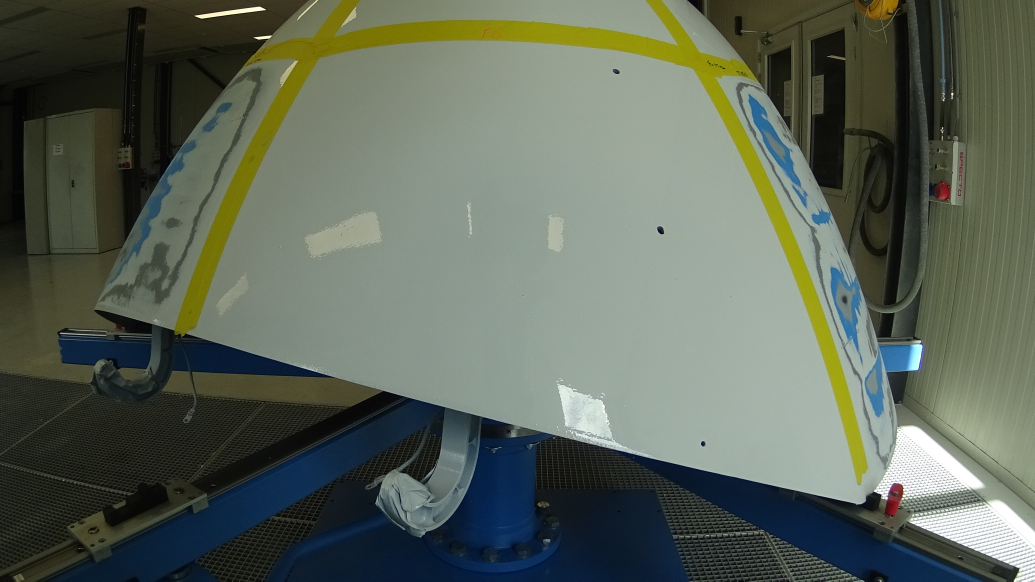
#> input picture Color input [Laurens]  17-05-2021/Face 6.JPG, 3104 x 1744 px, found by its file name (shown at 1/3 size)
$ python '!finaldefs.py'
#> lines starting #> are read from the running program, lines starting #| are printed output that depends on the picture; after the words box and inside, x2 and y2 are one past the last pixel; in counts of white or black regions, pixels touching at a corner belong together; pictures that were not available may be replaced by others from this repository, and a replacement may not be noted
from PIL import Image
from PIL import ImageFilter
from PIL import ImageChops
import time
import os

import numpy as np

########    Input from user interface    ########

# Process control user interface
state = "layercolour"

# Values
filter_list = {
    'filter0': (128, 128, 128, 20),
    'filter1': (128, 128, 128, 20),
    'filter2': (128, 128, 128, 20),
    'filter3': (128, 128, 128, 20),
    'filter4': (128, 128, 128, 20),
    'filter5': (128, 128, 128, 20) # composite layer
}

print()

rgbs = [list(i) for i in filter_list.values()]

rgb = []
cal = []
for code in rgbs:
    rgb.append(code[:3])
    cal.append(code[3])

print(rgb)
print(cal)

rgbstop, calstop = [24,30,30], 20
rgbnogo, calnogo = [129,123,1], 20

layertreshold = 0.8

# Images
image = Image.open(os.path.dirname(os.path.realpath(__file__)) + r"\Face 6.jpg").convert("RGB")
#> image is the input picture: PIL image 3104x1744 RGB; mean R, G, B 92.4, 101.2, 88.7
mask1 = Image.open(os.path.dirname(os.path.realpath(__file__)) + r"\background.png").convert("RGB")
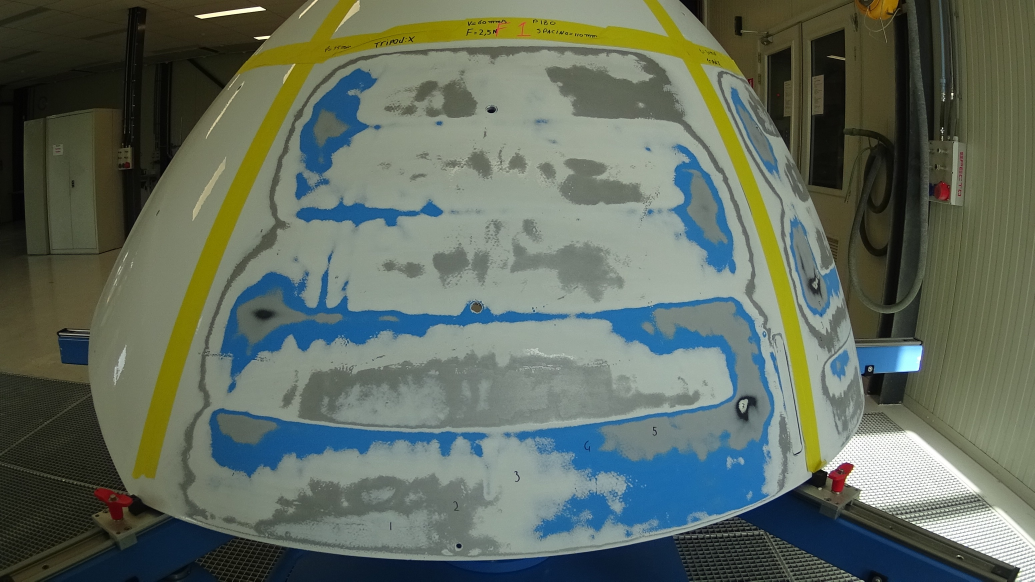
#> input picture Color input [Laurens]  17-05-2021/Face 1.JPG, 3104 x 1744 px, given in place of background.png, which was not available (shown at 1/3 size)
#> mask1 is the input picture: PIL image 3104x1744 RGB; mean R, G, B 96.4, 106.9, 94.7
mask2 = Image.open(os.path.dirname(os.path.realpath(__file__)) + r"\manual.png").convert("RGB")
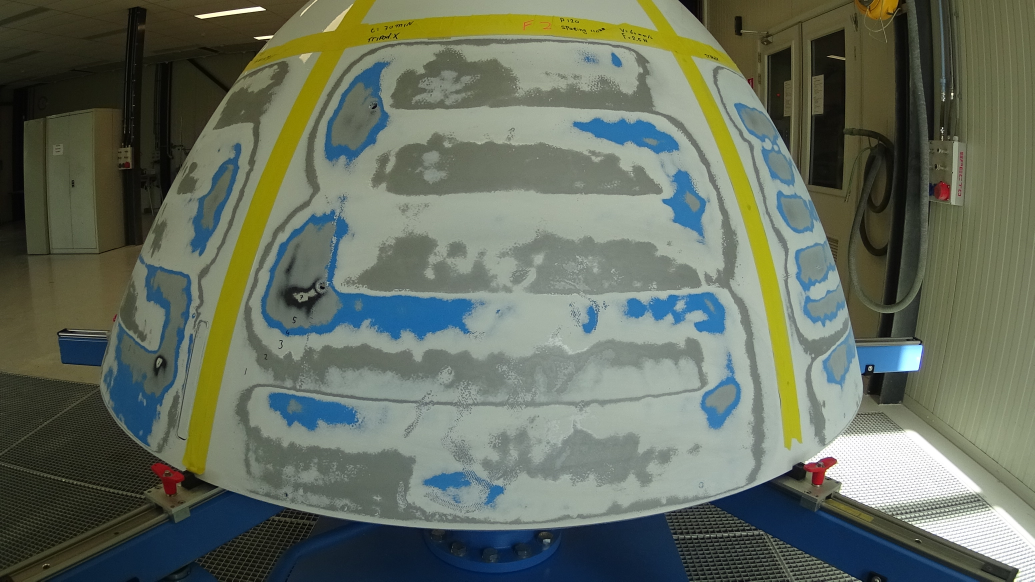
#> input picture Color input [Laurens]  17-05-2021/Face 2.JPG, 3104 x 1744 px, given in place of manual.png, which was not available (shown at 1/3 size)
#> mask2 is the input picture: PIL image 3104x1744 RGB; mean R, G, B 101.4, 109.6, 95.1

# First setup start values
totalL = 0
sideL = [1,0,0,0,0,0]
side = 0
fs = 0

# Determine ammount of used layers
totalL = len(filter_list)

print ("Active layers:"+str(totalL))


########################################################


def overlap(imageA,imageB):
    # Making sure image is in Grayscale
    imageA = imageA.convert('L')
    imageB = imageB.convert('L')

    #   Alpha-blend the images
    buffer_blend = Image.blend(imageA, imageB, alpha=0.5)

    #   Operation to each pixel
    overlaped = buffer_blend.point(lambda i: (i==255) * 255)

    return overlaped


def combine(imageA,imageB):
    # Making sure image is in Grayscale
    imageA = imageA.convert('1')
    imageB = imageB.convert('1')

    #   Alpha-blend the images
    combined = ImageChops.logical_or(imageA, imageB)

    return combined.convert('L')


def invert(image1):
    # Making sure image is in Grayscale
    img = image1.convert('L')

    # Inverting the images
    imginvert = img.point(lambda i: (not i) * 255)
    return imginvert


def radius(image1,runs):
    # Making sure image is in Grayscale
    image1 = image1.convert('L')

    # Apply maximum filter
    filterApplied = image1
    for i in range(0, runs):
        filterApplied = filterApplied.filter(ImageFilter.MaxFilter())
        print("Radius run: "+str(i+1))

    return filterApplied

#not finished
def mask(image1,colour,sens):
    # Split the red, green and blue bands from the Image
    multiBands      = image1.split()

    n1,n2,n3 = colour

    # ERROR COULD ACCUR HERE IF THE IMAGE DOES NOT HAVE ENOUGH BANDS
    # Apply point operations that does thresholding on each color band
    redBand      = multiBands[0].point(lambda i: (i > (n1-sens) and i < (n1+sens)) * 255).convert('1')
    greenBand    = multiBands[1].point(lambda i: (i > (n2-sens) and i < (n2+sens)) * 255).convert('1')
    blueBand     = multiBands[2].point(lambda i: (i > (n3-sens) and i < (n3+sens)) * 255).convert('1')

    # Combining all alpha bands to one picture
    buffer = ImageChops.logical_and(redBand, greenBand)
    buffer = ImageChops.logical_and(buffer, blueBand)

    #buffer_merge = Image.merge("RGB", (redBand, greenBand, blueBand))
    # buffer10.show()

    # Create a new image from the thresholded and combined red, green and blue brands (changing picture from Alpha to "RGB")
    buffer = buffer.convert('L')
    buffer = Image.merge("RGB", (buffer, buffer, buffer))
    buffer = buffer.convert("L")

    return buffer

def blur(image1,runs,conectivity,intensity,threshold):
    # Making sure image is in Grayscale
    image1 = image1.convert('L')

    # Applying radius filter for better conectivity
    filterApplied = radius(image1,conectivity)

    # GaussianBlur with limit value
    for i in range(0, runs):

        blured = filterApplied.filter(ImageFilter.GaussianBlur(intensity))
        filterApplied = blured.point(lambda i: (i - threshold)*255 )

        print("Blur run: "+str(i+1))

    # Maximise brightness  (making sure all pictures are as expected)
    filterApplied = filterApplied.point(lambda i: i*255 )

    return filterApplied

# Temperarely to allow for working of script
def percentage(image1):
    return 0.7

# Setting the active and previous GO Colours for sanding
def SetLayer(image1, comp):
    # Check current layer
    layerbuffer = sideL[side]

    # Check the percentage white in mask
    pers = percentage(image1)

    # Check if current layer is enough left (if not continue to next layer)
    if (pers >= layertreshold):

        # Check if last layer
        if (layerbuffer == totalL):
            # Count amount of final layers completed in a row
            comp += 1

            # CONTINUE TO NEXT SIDE
            gotonext = True
            print ("side completed, proceed to next side (Total in row finished:"+str(fs))
            return layerbuffer, gotonext, comp

        # Setting the working layer to the next layer
        layerbuffer += 1

        # Setting value to continue to next layer after setting all variables
        gotonext = True

        # Resetting timer to stop
        comp = 0
    else:
        gotonext = False

    return layerbuffer, gotonext, comp

########################################################

while fs <= 6:

    # Sets the colour for the current layer and side to be active
    if state == "layercolour":
        RGBAct = rgb[sideL[side]]
        CalAct = cal[sideL[side]]

        # Check if there is a previous colour (if not 2 same masks are created)
        if sideL[side] == 0:
            RGBPrev = RGBAct
            CalPrev = CalAct
        else:
            RGBPrev = rgb[sideL[side]-1]
            CalPrev = cal[sideL[side]-1]

        # Go to next state
        state = "createmasks"

        # Print some information about this mask
        print("Colour: "+str(RGBAct)+" calibration: "+str(CalAct))
        print("Current side: "+str(side))
        print("Current layer on side: "+str(sideL[side]))


    # Create all masks
    if state == "createmasks":
        # Current colour mask
        # (WILL BE DEFENITION THAT DOES THE SAME THING FOR ALL COLOURSSPACES)
        GoColour1 = mask(image,RGBAct,CalAct)
        GoColour1 = blur(GoColour1,1,1,20,48)
        GoColour1 = radius(GoColour1,1)
        GoColour1.show()

        # Previous colour mask
        # (WILL BE DEFENITION THAT DOES THE SAME THING FOR ALL COLOURSSPACES)
        GoColour2 = mask(image,RGBPrev,CalPrev)
        GoColour2 = blur(GoColour2,1,1,20,48)
        GoColour2 = radius(GoColour2,0)
        #GoColour2.show()

        # STOP COLOUR MASK
        # (WILL BE DEFENITION THAT DOES THE SAME THING FOR ALL COLOURSSPACES)
        #thingies for that

        #NO GO TAPE MASK
        # (WILL BE DEFENITION THAT DOES THE SAME THING FOR ALL COLOURSSPACES)
        #thingies for that

        state = "combinemasks"


    # Combine all masks to final GO Zones
    if state == "combinemasks":

        GoColour = combine(GoColour1,GoColour2)
        GoColour = blur(GoColour,0,1,20,48)
        GoColour = radius(GoColour,0)
        #GoColour.show()

        FinalImg = overlap(image,mask1)
        FinalImg.save("GOZONE.png","PNG")
        #FinalImg.show()

        state = "checksanding"


    # Store all data needed in correct locations
    if state == "storedata":
        #what to save?
        state = "checksanding"


    # Check the final Go zone mask if sanding is needed
    # If no sanding is needed the active layer and side will be changed acordingly
    if state == "checksanding":
        # Check the image, will return the current layer, current side and completed sides
        sideL[side], continuenext, fs = SetLayer(FinalImg,fs)

        # check if going to next side
        if (continuenext == True):
            # Change side variable
            side = side + 1

            #Reset side change
            continuenext = False

            #Loop the side value for six sides
            if (side == 6):
                side = 0

            # Continue to next side
            print("Continued to next side")
            state = "nextside"

        else:
            print("checksanding")
            # Check if the machine is finished
            if fs == 6:
                state = "finished"
            else:

                state = "sanding"


    # Send command to the machine to make a picture and wait for said picture
    if state == "nextside":
        # send command to go to next side and make picture
        #wait for new image
        # when new image go back to checkcolour
        print("nextside")


    # Waiting for sanding to be finished or until new image???
    if state == "sanding":
        print("sanding")
        break

    # All sides finished return to user interface
    if state == "finished":
        print("finished")


    # State of the program while user interface is active (user is changing values)
    if state == "preview":
        print("returning preview image to interface")

    #"program unresponsive" adding a 0.1 second delay
    time.sleep(0.1)
#> this loop made 1 pass
#> (pers in SetLayer, fs) on pass 1: (0.7, 0)
#> pass 1, in mask, `redBand      = multiBands[0].point(lambda i: (i > (n1-sens) and i < (n..`:
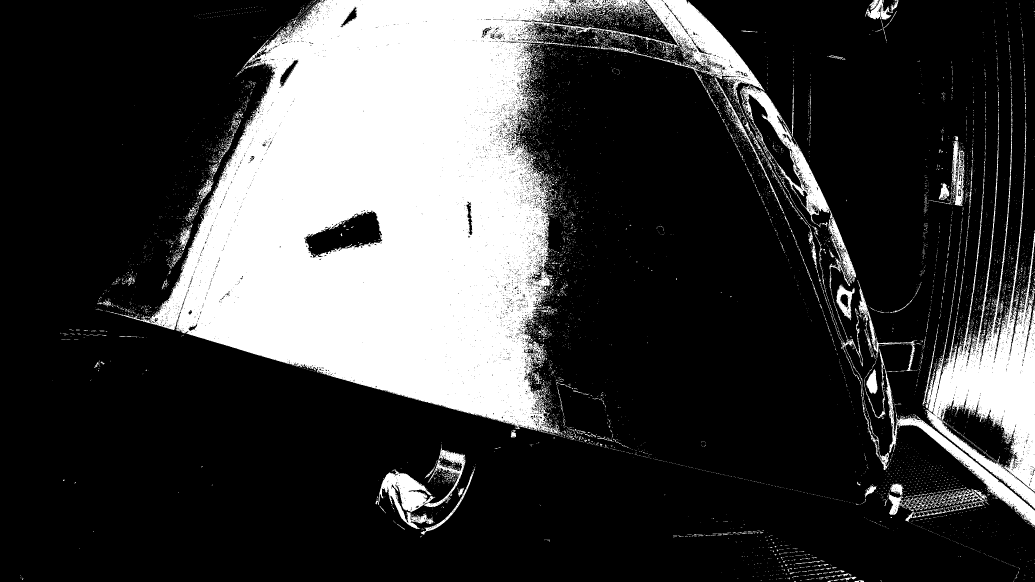
#> redBand: PIL image 3104x1744 1 (shown at 1/3 size); 24.8% white; 9515 white regions (9063 under 20 px), largest, box (x1, y1, x2, y2) and area: (322, 0, 2354, 1307) 1092508, (2775, 378, 3104, 1526) 105127, (2220, 256, 2568, 902) 23227
#> pass 1, in mask, `buffer = ImageChops.logical_and(redBand, greenBand)`:
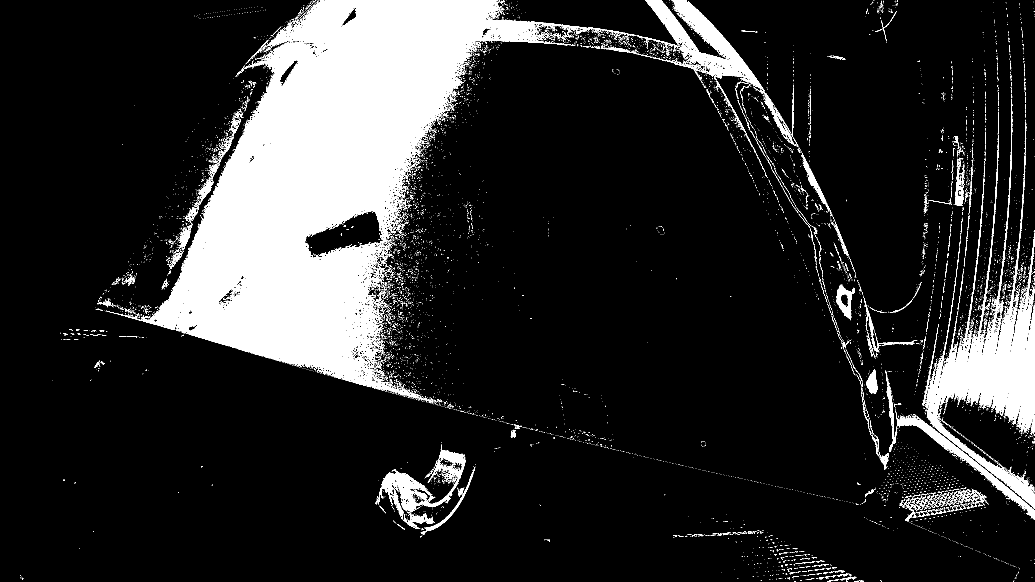
#> buffer: PIL image 3104x1744 1 (shown at 1/3 size); 14.5% white; 10569 white regions (10113 under 20 px), largest, box (x1, y1, x2, y2) and area: (322, 0, 1838, 1195) 582472, (2775, 378, 3104, 1526) 82499, (1909, 0, 2295, 274) 24800
#> after the loop:
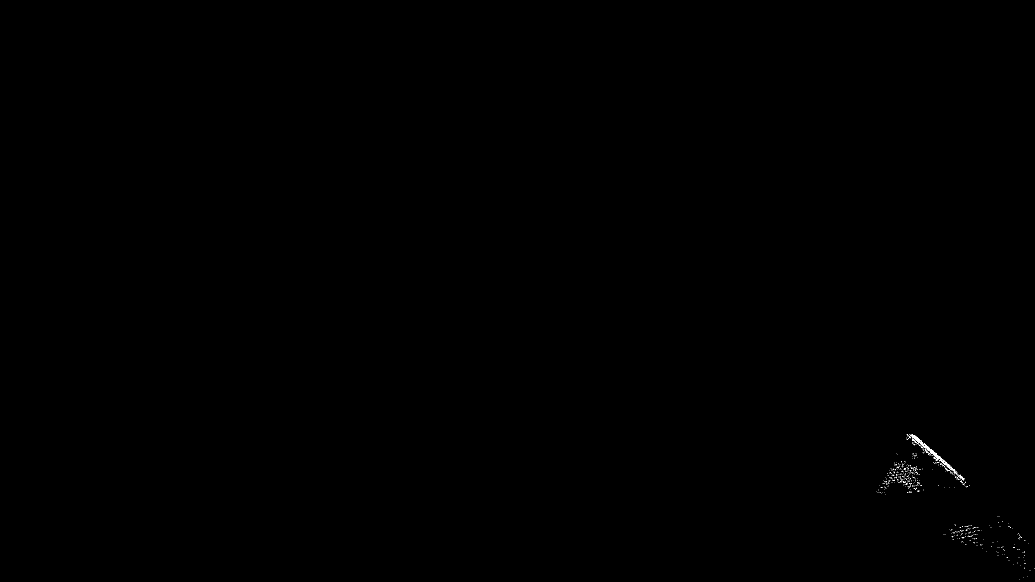
#> FinalImg: PIL image 3104x1744 L (shown at 1/3 size); 0.04% white in thin lines or dots, all inside (x1, y1, x2, y2) = (2629, 1304, 3104, 1738)
#> after the loop:
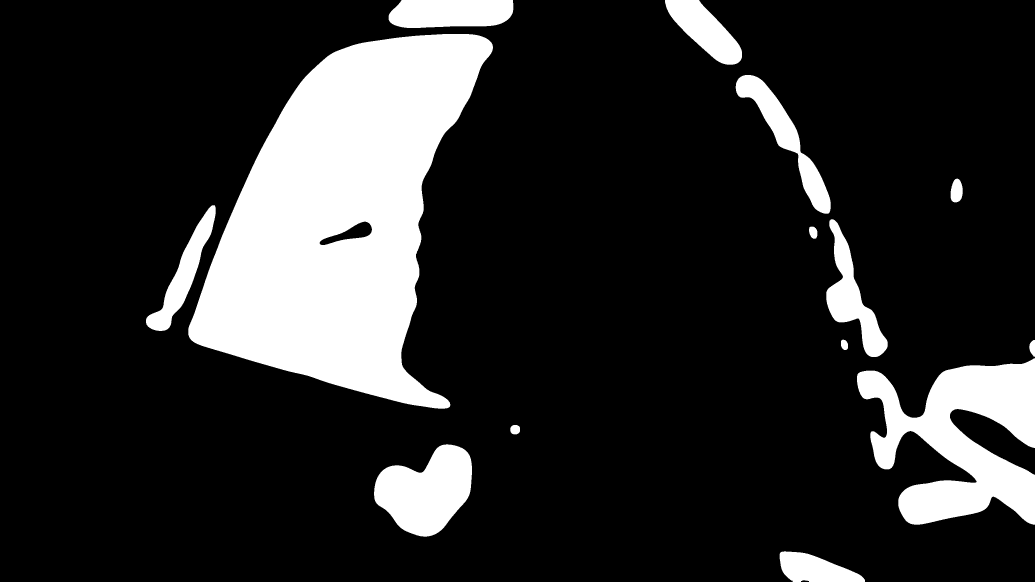
#> GoColour: PIL image 3104x1744 L (shown at 1/3 size); 17.1% white; 14 white regions, largest, box (x1, y1, x2, y2) and area: (565, 102, 1479, 1226) 580981, (2571, 1075, 3104, 1574) 145103, (1122, 1333, 1416, 1610) 53358
#> after the loop: GoColour1: PIL image 3104x1744 L; 16.8% white; 14 white regions, largest, box (x1, y1, x2, y2) and area: (566, 103, 1478, 1225) 576089, (2572, 1076, 3104, 1573) 141395, (1123, 1334, 1415, 1609) 52176
#> after the loop:
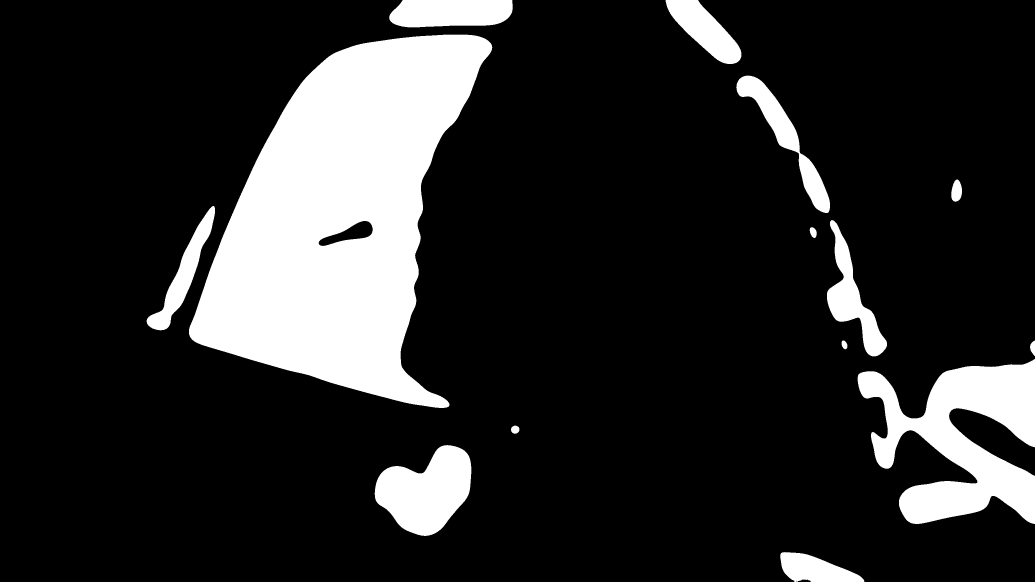
#> GoColour2: PIL image 3104x1744 L (shown at 1/3 size); 16.5% white; 14 white regions, largest, box (x1, y1, x2, y2) and area: (567, 104, 1477, 1224) 571195, (2573, 1077, 3104, 1572) 137684, (1124, 1335, 1414, 1608) 51002
#> after the loop, CalAct = 20; CalPrev = 20; RGBAct = [128, 128, 128]; RGBPrev = [128, 128, 128]; continuenext = False; fs = 0; side = 0; sideL = [1, 0, 0, 0, 0, 0]; state = 'sanding'

    # [6 lines of commented-out code are left out]
